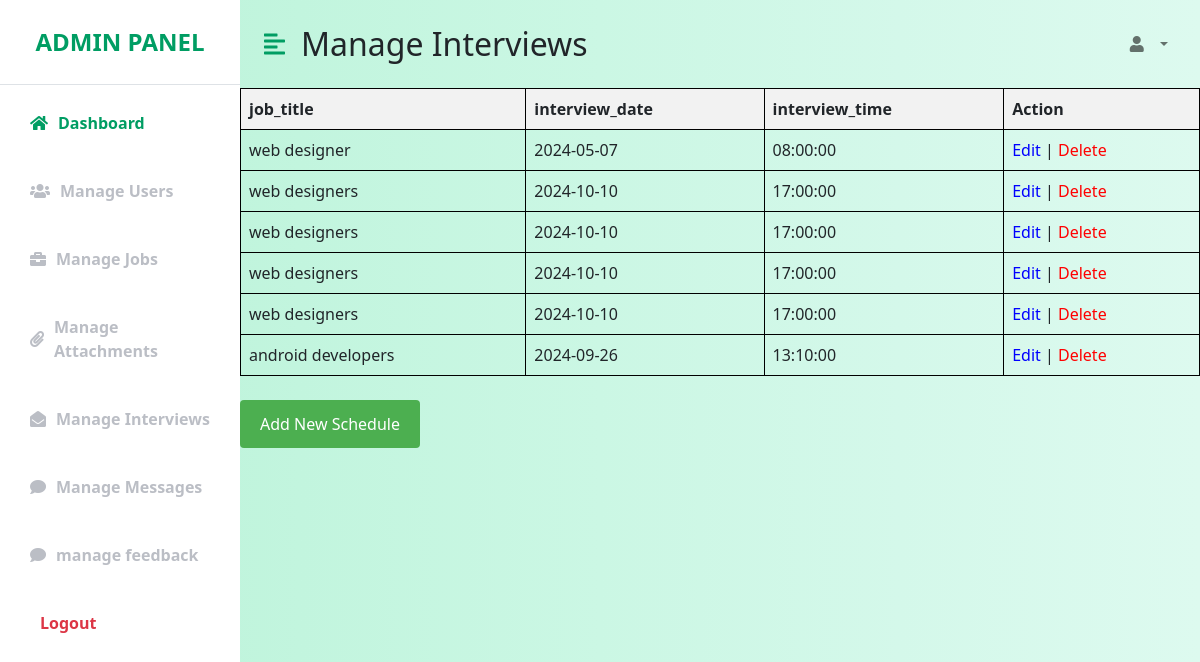
The app's page /manage_interviews.php, older data.
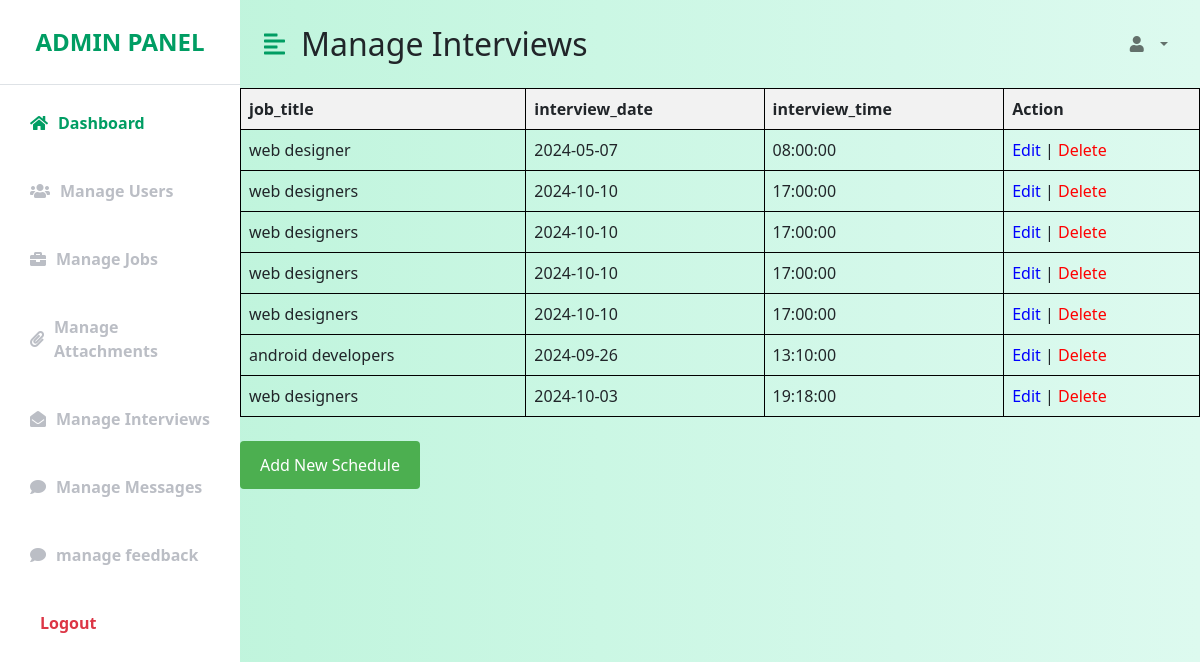
The same page, newer data.
### tables this page shows
CREATE TABLE `interviews` (
  `id` int(11) NOT NULL,
  `job_title` varchar(255) NOT NULL,
  `interview_date` date NOT NULL,
  `interview_time` time NOT NULL
);

### manage_interviews.php (the view, shortened to what the changed rows need)
<!DOCTYPE html>
<html lang="en">
<head>
    <link href="https://cdn.jsdelivr.net/npm/bootstrap@5.0.0-beta3/dist/css/bootstrap.min.css" rel="stylesheet" />
    <link rel="stylesheet" href="https://cdnjs.cloudflare.com/ajax/libs/font-awesome/5.15.3/css/all.min.css" />
    <link rel="stylesheet" href="adminpannel.css" />
</head>
<body>
<div class="d-flex" id="wrapper">
        <div id="page-content-wrapper">
            <nav class="navbar navbar-expand-lg navbar-light bg-transparent py-4 px-4">
                <div class="d-flex align-items-center">
                    <h2 class="fs-2 m-0">Manage Interviews</h2>
                </div>
            </nav>
            <?php
require_once 'connect.php';
$sql = "SELECT * FROM Interviews";
$result = mysqli_query($conn, $sql);
if (mysqli_num_rows($result) > 0) {
    echo "<table style='border-collapse: collapse; width: 100%;'>";
    echo "<tr><th style='background-color: #f2f2f2; border: 1px solid black; text-align: left; padding: 8px;'>job_title</th><th style='background-color: #f2f2f2; border: 1px solid black; text-align: left; padding: 8px;'>interview_date</th><th style='background-color: #f2f2f2; border: 1px solid black; text-align: left; padding: 8px;'>interview_time</th><th style='background-color: #f2f2f2; border: 1px solid black; text-align: left; padding: 8px;'>Action</th></tr>";
    while ($row = mysqli_fetch_assoc($result)) {
        echo "<tr>";
        echo "<td style='border: 1px solid black; text-align: left; padding: 8px;'>" . $row['job_title'] . "</td>";
        echo "<td style='border: 1px solid black; text-align: left; padding: 8px;'>" . $row['interview_date'] . "</td>";
        echo "<td style='border: 1px solid black; text-align: left; padding: 8px;'>" . $row['interview_time'] . "</td>";
        echo "<td style='border: 1px solid black; text-align: left; padding: 8px;'><a href='edit_schedule.php?id=" . $row['id'] . "' style='text-decoration: none; color: blue;'>Edit</a> | <a href='delete_schedule.php?id=" . $row['id'] . "' onclick=\"return confirm('Are you sure you want to delete this job?')\" style='text-decoration: none; color: red;'>Delete</a></td>";
        echo "</tr>";
    }
    echo "</table>";
    echo "<br>";
    echo "<button style='background-color: #4CAF50; color: white; padding: 12px 20px; border: none; border-radius: 4px; cursor: pointer; font-size: 16px; margin-bottom: 20px;'><a href='admin_post_interviews.php' style='text-decoration: none; color: white;'>Add New Schedule</a></button><br><br>";
} else {
    echo "No schedules found.";
}
?>
</body>
</html>

Row changes from the older to the newer data that the page shows:
added interviews: job_title "web designers", interview_date "2024-10-03", interview_time "19:18:00"
